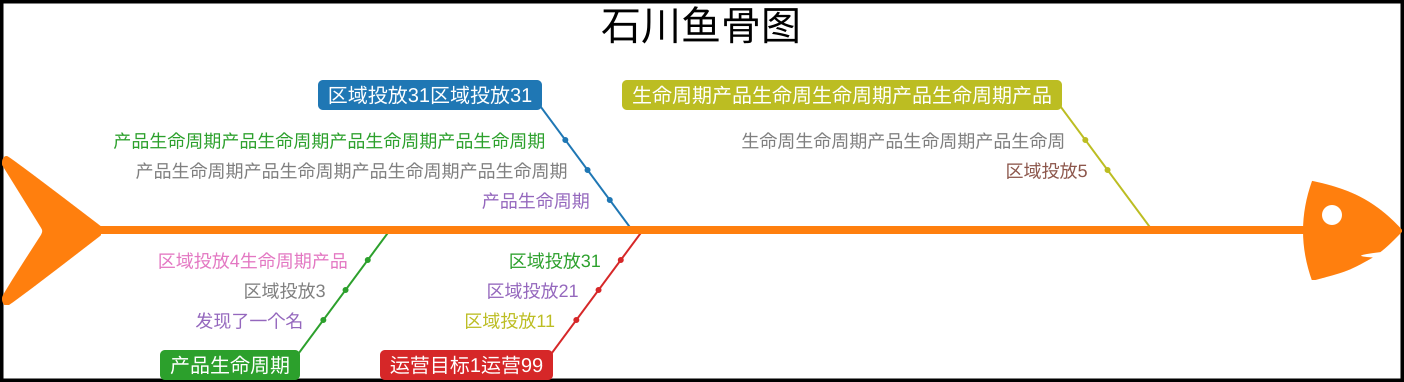

Source code (Python):
import os
import sys

# module = os.path.dirname(os.path.dirname(os.path.abspath(__file__)))
# sys.path.insert(0, ".")
# sys.path.insert(1, module)
src = os.path.join(os.path.dirname(os.path.dirname(os.getcwd())), 'src')
sys.path.insert(2, src)
# print(src)
# print(module)


try:
    import io
    # from netkiller import Data
    from netkiller.fishbone import Fishbone
    from netkiller.markdown import Markdown

except ImportError as err:
    print("Error: %s" % (err))
    exit()


def main():
    text = """
# 石川鱼骨图
- 产品目标
  - 竞品分析
  - 品牌形象
  - 产品生命周期
  - 发现了一个名
- 开发目标
  - 编码开发
  - 代码测试
- 运营目标
  - 区域投放
- 运营目标1
  - 区域投放1
  - 区域投放2
  - 区域投放3
  - 区域投放4
  - 区域投放5
- 运营目标1运营
  - 区域投放11
  - 区域投放21    
  - 区域投放31区域投放31
  - 区域投放41
  - 区域投放51
- 区域投放513
  - 竞品分析
  - 品牌形象
  - 产品生命周期
  - 发现了一个名
  - 区域投放3
  - 区域投放4
  - 区域投放5
- 运营目标1运营99
  - 区域投放11
  - 区域投放21
  - 区域投放31  
        """

    text2 = """
    
- 区域投放31区域投放31
  - 产品生命周期产品生命周期产品生命周期产品生命周期
  - 产品生命周期产品生命周期产品生命周期产品生命周期
  - 产品生命周期
- 产品生命周期
  - 发现了一个名
  - 区域投放3
  - 区域投放4生命周期产品
- 生命周期产品生命周生命周期产品生命周期产品
  - 生命周生命周期产品生命周期产品生命周
  - 区域投放5
- 运营目标1运营99
  - 区域投放11
  - 区域投放21
  - 区域投放31    
    """
    #     - 运营目标1运营99
    #     - 区域投放11
    #     - 区域投放21
    #     - 区域投放31
    #     - 区域投放513
    #     - 竞品分析
    #     - 品牌形象
    #
    #

    try:

        # markdown = Markdown()
        # data = markdown.fishbone()
        # print(data)
        fishbone = Fishbone()
        fishbone.markdown(text2)
        fishbone.title("石川鱼骨图")
        fishbone.border(5)
        fishbone.legend(False)
        fishbone.save("test.svg")
        # fishbone.debug()
        print(fishbone.show())

    except KeyboardInterrupt as e:
        print(e)
    except Exception as e:
        print(e)


if __name__ == "__main__":
    main()
